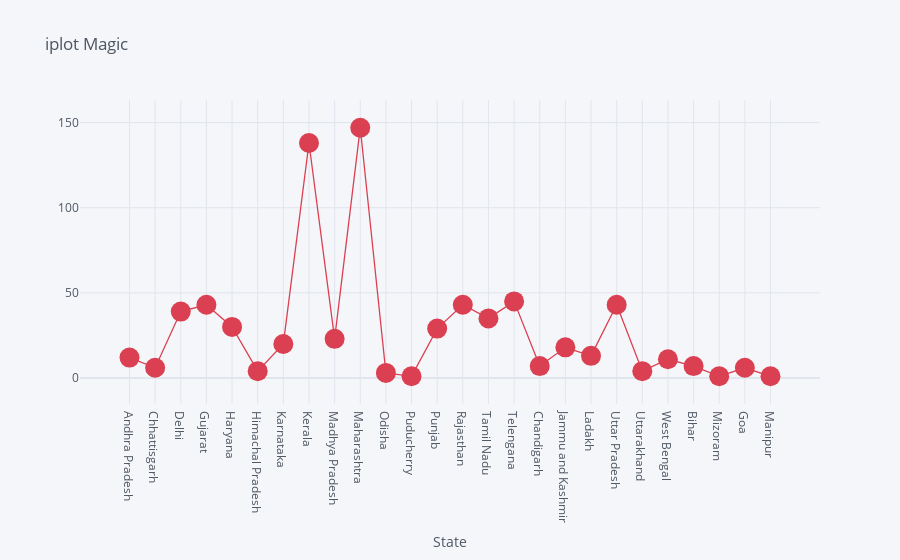

The code cell stored with this chart in its notebook:
### Code cell
df.iplot(kind = 'scatter', x = 'Name of State / UT', y = 'Total Cases', mode = 'markers+lines', size = 20, colors = 'red', title = 'iplot Magic', xTitle = 'State')

### Figure 1 — Plotly figure (JSON) as saved in the notebook; plotly's stock layout.template omitted (floating-point values rounded to 4 significant figures)
{"data": [{"line": {"color": "rgba(219, 64, 82, 1.0)", "dash": "solid", "shape": "linear", "width": 1.3}, "marker": {"size": 20, "symbol": "circle"}, "mode": "markers+lines", "name": "Total Cases", "text": "", "type": "scatter", "x": ["Andhra Pradesh", "Chhattisgarh", "Delhi", "Gujarat", "Haryana", "Himachal Pradesh", "Karnataka", "Kerala", "Madhya Pradesh", "Maharashtra", "Odisha", "Puducherry", "Punjab", "Rajasthan", "Tamil Nadu", "Telengana", "Chandigarh", "Jammu and Kashmir", "Ladakh", "Uttar Pradesh", "Uttarakhand", "West Bengal", "Bihar", "Mizoram", "Goa", "Manipur"], "y": [12, 6, 39, 43, 30, 4, 20, 138, 23, 147, 3, 1, 29, 43, 35, 45, 7, 18, 13, 43, 4, 11, 7, 1, 6, 1]}], "layout": {"legend": {"bgcolor": "#F5F6F9", "font": {"color": "#4D5663"}}, "paper_bgcolor": "#F5F6F9", "plot_bgcolor": "#F5F6F9", "title": {"font": {"color": "#4D5663"}, "text": "iplot Magic"}, "xaxis": {"autorange": true, "gridcolor": "#E1E5ED", "range": [-2.142, 27.14], "showgrid": true, "tickfont": {"color": "#4D5663"}, "title": {"font": {"color": "#4D5663"}, "text": "State"}, "type": "category", "zerolinecolor": "#E1E5ED"}, "yaxis": {"autorange": true, "gridcolor": "#E1E5ED", "range": [-21.72, 169.7], "showgrid": true, "tickfont": {"color": "#4D5663"}, "title": {"font": {"color": "#4D5663"}, "text": ""}, "type": "linear", "zerolinecolor": "#E1E5ED"}}}
